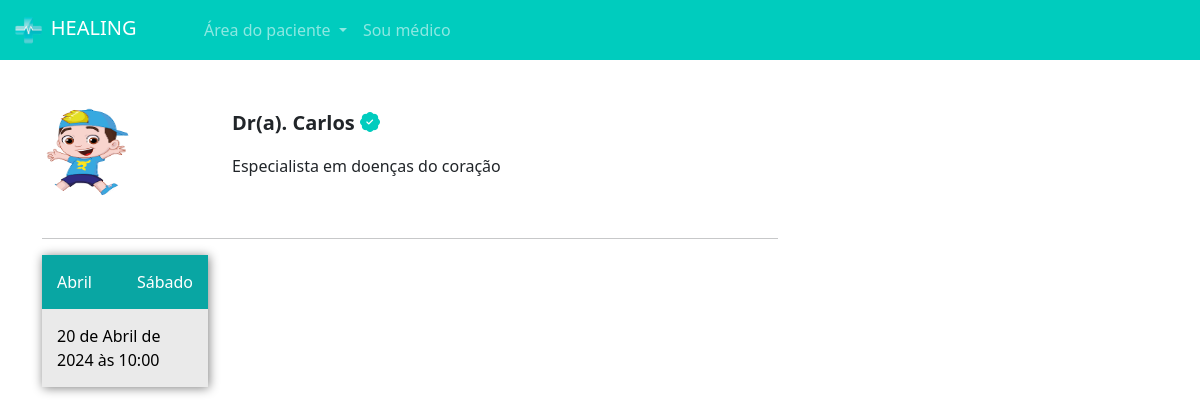
The page /pacientes/escolher_horario/1/ (signed in) on the database as committed earlier.
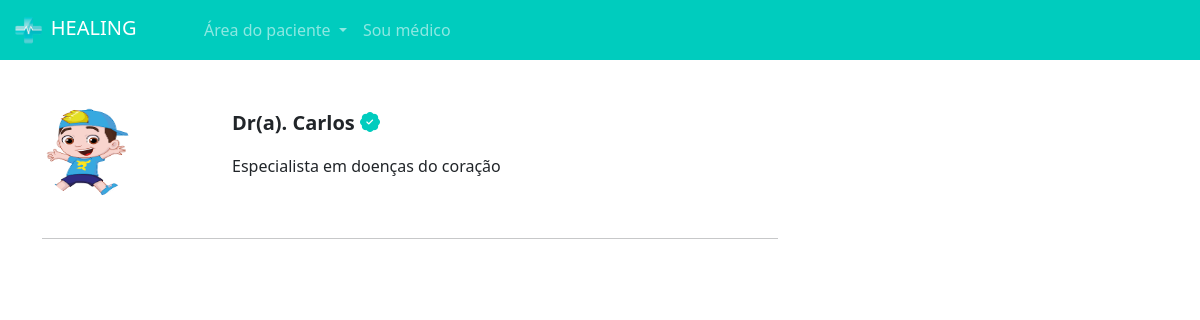
The same page on the database as committed later.
### medico/models.py (models this page shows, shortened)
class DatasAbertas(models.Model):
    data = models.DateTimeField()
    user = models.ForeignKey(User, on_delete=models.DO_NOTHING)
    agendado = models.BooleanField(default=False)

### paciente/views.py (the view)
# urls.py: path('escolher_horario/<int:id_dados_medicos>/', views.escolher_horario, name="escolher_horario"),
def escolher_horario(request, id_dados_medicos):
    if request.method == "GET":
        medico = DadosMedico.objects.get(id=id_dados_medicos)
        datas_abertas = DatasAbertas.objects.filter(user=medico.user).filter(data__gte=datetime.now()).filter(agendado=False)
        return render(request, 'escolher_horario.html', {'medico': medico, 'datas_abertas': datas_abertas, 'is_medico': is_medico(request.user)})

### medico/models.py (called while the page is built)
def is_medico(user):
     return DadosMedico.objects.filter(user=user).exists()

### paciente/templates/escolher_horario.html (shortened to what this page needs)
{% extends "base.html" %} {% load static %} {% block 'head' %}
<link rel="stylesheet" href="{% static 'medicos/css/abrir_horario.css' %}" />
<link rel="stylesheet" href="{% static 'usuarios/css/usuarios.css' %}" />
<link rel="stylesheet" href="{% static 'medicos/css/cadastro_medico.css' %}" />
<link rel="stylesheet" href="{% static 'pacientes/css/home.css' %}" />
<link
  rel="stylesheet"
  href="https://cdn.jsdelivr.net/npm/bootstrap-icons@1.11.3/font/bootstrap-icons.min.css"
/>
{% endblock 'head' %}
{% block 'body' %}
{% include "partials/navbar.html" %}
<div class="container">
  <br /><br />
  <div class="row">
    <div class="col-md-8">
      <div class="row">
        <div class="col-md-3">
          <img src="{{medico.foto.url}}" class="foto-perfil-card" alt="" />
        </div>
        <div class="col-md">
          <p style="font-size: 20px" class="p-bold">
            Dr(a). {{medico.nome}}
            <i class="bi bi-patch-check-fill icon-main"></i>
          </p>
          <p>{{medico.descricao}}</p>
        </div>
      </div>
      <br />
      <hr />
      <div class="row">
     {% for data_aberta in datas_abertas %}
        <div class="col-md-3">
          <a class="link" href="{% url 'agendar_horario' data_aberta.id %}">
            <div class="selecionar-dia">
              <div class="header-dias">
                <span class="mes">
                  {{ data_aberta.data|date:"F" }}
                </span>
                <span class="dia-semana">
                  {{ data_aberta.data|date:"l" }}
                </span>
              </div>
              <div class="conteudo-data">
                {{data_aberta.data}}
              </div>
            </div>
          </a>
          <br />
        </div>
     {% endfor %}
      </div>
    </div>
    <div class="col-md-4"></div>
  </div>
</div>
{% endblock 'body' %}

Rows that differ between the two databases and show on the page:
no longer on this page (row edited): DatasAbertas: data "Abril", data "Sábado", data "20 de Abril de 2024 às 10:00"
